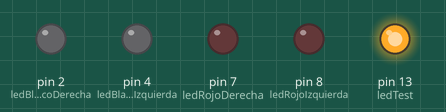
Simulated run of this sketch. Board: Arduino Uno, built with avr-gcc and run on an emulated ATmega328P. Parts: output pins drawn as LEDs (lit = HIGH).

Above: at 0.1 s.
At 1.6 s:
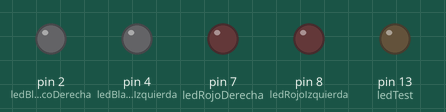
At 3.1 s:
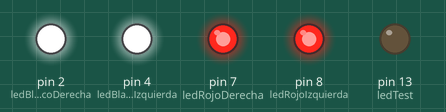
At 9.1 s:
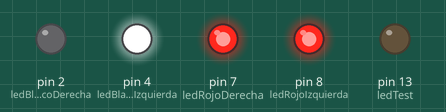
At 25.6 s:
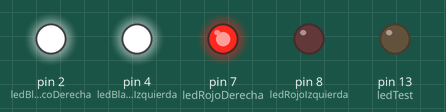
At 38.1 s:
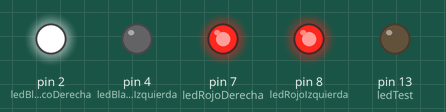
Timing chart, 0 to 40.0 s (numbered marks = the images above):
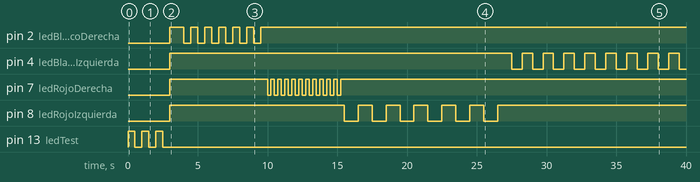

The sketch:

_09_Luces_para_mi_robot.ino
```cpp
/*
Código para encender las 4 luces led de nuestro robot.
*/

//Definimos variables

int ledBlancoDerecha = 2;
int ledBlancoIzquierda = 4;
int ledRojoDerecha = 7;
int ledRojoIzquierda = 8;

int ledTest = 13;

// Setup: Inicialización del pin de salida

void setup() {
  // Inicializamos los pines de salida
  pinMode(ledBlancoDerecha, OUTPUT);
  pinMode(ledBlancoIzquierda, OUTPUT);
  pinMode(ledRojoDerecha, OUTPUT);
  pinMode(ledRojoIzquierda, OUTPUT);
  pinMode(ledTest, OUTPUT);

  //apagamos todos los leds

  digitalWrite(ledBlancoDerecha, LOW);
  digitalWrite(ledBlancoIzquierda, LOW);
  digitalWrite(ledRojoDerecha, LOW);
  digitalWrite(ledRojoIzquierda, LOW);
  digitalWrite(ledTest, LOW);

  //Saludo Inicial
  digitalWrite(ledTest, HIGH);
  delay(500);
  digitalWrite(ledTest, LOW);
  delay(500);
  digitalWrite(ledTest, HIGH);
  delay(500);
  digitalWrite(ledTest, LOW);
  delay(500);
  digitalWrite(ledTest, HIGH);
  delay(500);
  digitalWrite(ledTest, LOW);
  delay(500);

}

void loop() {

  //encendemos luces delanteras y traseras
  digitalWrite(ledBlancoDerecha, HIGH);
  digitalWrite(ledBlancoIzquierda, HIGH);
  digitalWrite(ledRojoDerecha, HIGH);
  digitalWrite(ledRojoIzquierda, HIGH);

  //Esperamos un segundo
  delay(1000);

  //Hacemos parpadear el led blanco de la derecha 5 veces intervalo 1/2 segundo = 500 milisegundos
  parpadeo(ledBlancoDerecha, 5, 500);

  //Hacemos parpadear el led rojo de la derecha 10 veces intervalo 1/4 segundo = 250 milisegundos
  parpadeo(ledRojoDerecha, 10, 250);

  //Hacemos parpadear el led rojo de la izquierda 5 veces intervalo 1 segundo = 1000 milisegundos
  parpadeo(ledRojoIzquierda, 5, 1000);

  //Hacemos parpadear el led blanco de la izquierda 10 veces intervalo 3/4 segundo 750 milisegundos
  parpadeo(ledBlancoIzquierda, 10, 750);

  //ahora apagamos todas las luces y esperamos 2 segundos antes de que se repita el ciclo
  digitalWrite(ledBlancoDerecha, LOW);
  digitalWrite(ledBlancoIzquierda, LOW);
  digitalWrite(ledRojoDerecha, LOW);
  digitalWrite(ledRojoIzquierda, LOW);
  delay(2000);

}


//Ahora vamos a escribir la funcion "parpadeo". Para eso vamos a definir sus tres parámetros:
//1- ledParpadea
//2- veces
//3- tiempo

void parpadeo(int ledParpadea, int veces, int tiempo) {  //declaracion de funcion con sus parametros entre los parentesis

/*La declaración la estructura for se usa para repetir un bloque de sentencias encerradas entre llaves un
número determinado de veces. Cada vez que se ejecutan las instrucciones del bucle se
vuelve a testear la condición. La declaración for tiene tres partes separadas por (;)
vemos el ejemplo de su sintaxis:
(inicialización; condición; expresión)*/

  for (int j=0; j <= veces ; j++) {
    digitalWrite(ledParpadea, LOW);
    delay(tiempo);
    digitalWrite(ledParpadea, HIGH);
    delay(tiempo);
  }

}
```

Measured:
- by itself, pin 2 (ledBlancoDerecha): repeats every 1.0 s: LOW 0.50 s, HIGH 0.50 s, until it stays HIGH from 9.5 s
- by itself, pin 4 (ledBlancoIzquierda): repeats every 1.5 s: LOW 0.75 s, HIGH 0.75 s
- by itself, pin 7 (ledRojoDerecha): repeats every 0.50 s: LOW 0.25 s, HIGH 0.25 s, until it stays HIGH from 15.3 s
- by itself, pin 8 (ledRojoIzquierda): repeats every 2.0 s: LOW 1.0 s, HIGH 1.0 s, until it stays HIGH from 26.5 s
